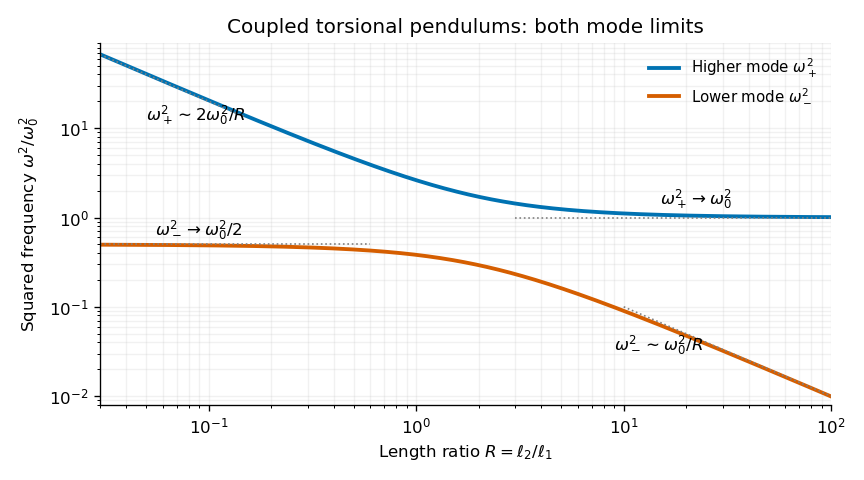

The script that drew this image:
#!/usr/bin/env python3
"""Plot the two derived torsional mode eigenvalues and their limits.

Tested with Python 3.14.4, numpy 2.3.5 and matplotlib 3.10.7 (+dfsg1 build),
matching the repository pyproject.toml. Writes the PNG basename into cwd.
"""
from pathlib import Path
import matplotlib
matplotlib.use("Agg")
import matplotlib.pyplot as plt
import numpy as np


def main():
    ratio = np.geomspace(.03, 100, 700)
    high = .5 + 1 / ratio + np.sqrt(.25 + 1 / ratio**2)
    # Product of eigenvalues is 1/R; this avoids subtractive cancellation.
    low = (1 / ratio) / high
    fig, ax = plt.subplots(figsize=(7.2, 4.0), dpi=120, facecolor="white")
    ax.set_facecolor("white")
    ax.loglog(ratio, high, color="#0072b2", linewidth=2.3, label=r"Higher mode $\omega_+^2$")
    ax.loglog(ratio, low, color="#d55e00", linewidth=2.3, label=r"Lower mode $\omega_-^2$")
    ax.hlines(.5, .03, .6, colors="0.5", linestyles=":", linewidth=1)
    ax.hlines(1, 3, 100, colors="0.5", linestyles=":", linewidth=1)
    small = np.geomspace(.03, .15, 100)
    large = np.geomspace(10, 100, 100)
    ax.loglog(small, 2 / small, ":", color="0.5", linewidth=1)
    ax.loglog(large, 1 / large, ":", color="0.5", linewidth=1)
    ax.text(.055, .62, r"$\omega_-^2\to\omega_0^2/2$", fontsize=10)
    ax.text(.05, 12, r"$\omega_+^2\sim2\omega_0^2/R$", fontsize=10)
    ax.text(15, 1.38, r"$\omega_+^2\to\omega_0^2$", fontsize=10)
    ax.text(9, .032, r"$\omega_-^2\sim\omega_0^2/R$", fontsize=10)
    ax.set(xlim=(.03, 100), ylim=(.008, 90), xlabel=r"Length ratio $R=\ell_2/\ell_1$",
           ylabel=r"Squared frequency $\omega^2/\omega_0^2$", title="Coupled torsional pendulums: both mode limits")
    ax.grid(which="both", alpha=.17)
    ax.legend(loc="upper right", fontsize=9, frameon=False)
    ax.spines[["top", "right"]].set_visible(False)
    fig.tight_layout()
    fig.savefig(Path(__file__).stem + ".png", facecolor="white")
    plt.close(fig)


if __name__ == "__main__":
    main()
